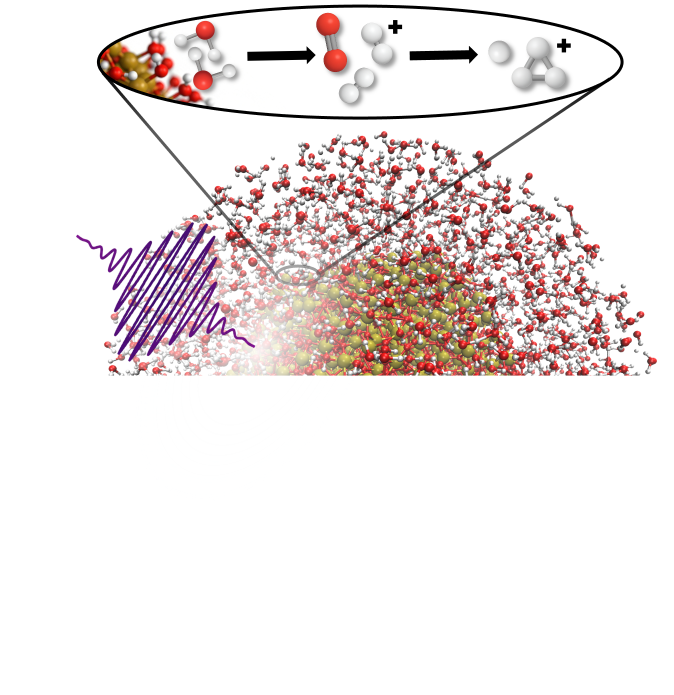
#> input picture figures/assets/scheme_without.png, 2021 x 2085 px (shown at 1/3 size)
$ python build_fig1.py
#> lines starting #> are read from the running program, lines starting #| are printed output that depends on the picture; after the words box and inside, x2 and y2 are one past the last pixel; in counts of white or black regions, pixels touching at a corner belong together
### figures/figstyle.py
"""
Shared print-final style for Figures 1-3.

Every dimension / font size is the literal printed size: the figures go into
LaTeX at width=\\textwidth = 372 TeX pt = 5.147 in with no rescaling.

Import this at the top of each build_figN.py:
    from figstyle import *
    setup_style()
"""
import re
from pathlib import Path

import numpy as np
import matplotlib as mpl
import matplotlib.pyplot as plt

# ---- data -----------------------------------------------------------------
# Figure inputs are the .npy/.npz intermediates written by the analysis
# notebooks, and the schematic images. They sit next to these scripts so
# Figures 1-3 can be rebuilt without the raw data, which is under embargo
# until publication.
HERE = Path(__file__).resolve().parent
DATA = HERE / "data"
ASSETS = HERE / "assets"


def load(name):
    """Load a figure input array from figures/data/."""
    return np.load(DATA / name)


def asset(name):
    """Path to a schematic image in figures/assets/."""
    return str(ASSETS / name)


# ---- canvas ---------------------------------------------------------------
PT_PER_IN = 72.27
FIG_W_IN  = 372.0 / PT_PER_IN          # = 5.1474 in  (column width)

# ---- typography (points) --------------------------------------------------
FS      = 7        # everything: ticks, labels, colorbar, legend, annotations
FS_LET  = 8        # panel letters (bold)
LW_DATA = 0.8      # data curves
LW_AXIS = 0.6      # spines + ticks

# ---- shared text / colors -------------------------------------------------
CBAR_LABEL = "Norm. counts (arb. u.)"          # identical on every figure
MAGMA      = "magma"

# white vertical guide lines over heatmaps
GUIDE_KW = dict(color="white", alpha=0.55, linewidth=0.7,
                linestyle=(0, (3, 3)), zorder=5)

FONT_USED = None


def setup_style():
    """Set global rcParams. Returns the font family actually used."""
    global FONT_USED
    avail = {f.name for f in mpl.font_manager.fontManager.ttflist}
    for f in ("Arial", "Helvetica", "Helvetica Neue", "DejaVu Sans"):
        if f in avail:
            FONT_USED = f
            break
    mpl.rcParams.update({
        "font.family"       : "sans-serif",
        "font.sans-serif"   : [FONT_USED],
        "font.size"         : FS,
        "axes.titlesize"    : FS,
        "axes.labelsize"    : FS,
        "xtick.labelsize"   : FS,
        "ytick.labelsize"   : FS,
        "legend.fontsize"   : FS,
        "axes.linewidth"    : LW_AXIS,
        "lines.linewidth"   : LW_DATA,
        "xtick.direction"   : "in",
        "ytick.direction"   : "in",
        "xtick.major.width" : LW_AXIS,
        "ytick.major.width" : LW_AXIS,
        "xtick.minor.width" : LW_AXIS,
        "ytick.minor.width" : LW_AXIS,
        "xtick.major.size"  : 2.4,
        "ytick.major.size"  : 2.4,
        "xtick.minor.size"  : 1.3,
        "ytick.minor.size"  : 1.3,
        "pdf.fonttype"      : 42,     # embed TrueType, editable
        "ps.fonttype"       : 42,
        "svg.fonttype"      : "none",
    })
    return FONT_USED


# [34 lines left out: functions panel_letter, guide_lines, verify_pdf_width, save_and_report, not called in this run]

### figures/build_fig1.py
#!/usr/bin/env python
"""
Figure 1 : three stacked panels (all the SAME total horizontal extent).
  a  scheme (label-free image + matplotlib 7 pt labels)
  b  setup  (baked labels covered + matplotlib 7 pt labels)
  c  m/q panel: 2D momentum heatmap ON TOP, 1D mass spectrum BELOW (flush),
     colorbar pulled INSIDE the panel width so c is no wider than a/b.
All text is 7 pt (Arial); only the panel letters are 8 pt bold.
"""
import copy
import numpy as np
from PIL import Image
import matplotlib.pyplot as plt
import matplotlib.patheffects as pe
from matplotlib.colors import LogNorm
from matplotlib.patches import Ellipse, Rectangle
from figstyle import *

setup_style()

# ============================ PARAMETERS ===================================
X0 = 0.52                    # common left edge
M_RIGHT = 0.10               # right margin -> panels fill the column width
W  = FIG_W_IN - X0 - M_RIGHT # TOTAL horizontal extent of every panel
CBAR_GAP, CBAR_W, CBAR_LAB = 0.07, 0.10, 0.36   # colorbar lives inside W
HM_W = W - CBAR_GAP - CBAR_W - CBAR_LAB          # heatmap/spectrum width

M_TOP, GAP_AB, GAP_BC, M_BOT = 0.16, 0.16, 0.24, 0.42
HM_H = SP_H = 1.02
GAP_C = 0.06
LETTER_X = 0.06
# panel a's scheme image is nearly square; if stretched to the full column W it
# towers over b/c.  Cap its HEIGHT here and let its width follow the aspect
# ratio (centred in the column) so all three panels are ~equal vertical thirds.
A_H = 2.0

SCHEME_IMG = asset("scheme_without.png")     # label-free
LOG_VMIN, LOG_VMAX = 3e-6, 2e-4
LINESPACING = 1.4                     # gap between the two lines of \n labels

# scheme labels (text, x, y, ha, va, weight) in panel-a axes fraction (y up)
SCHEME_LABELS = [
    (r"$\mathbf{E}$",        0.35, 0.9, "center", "center", "bold"),
    ("Water\nsplitting",     0.35, 0.83,  "center", "top",    "normal"),
    ("H$_3^+$\nformation",   0.63,  0.83,  "center", "top",    "normal"),
    ("1.88 keV",             0.105, 0.415, "center", "center", "normal"),
]
# setup_without.png is label-free -> all panel-b labels drawn here at 7 pt
SETUP_LABELS = [
    ("Nanoparticle\ninjector", 0.12,  0.78, "center", "center"),
    ("Ion detector",      0.43,  0.95, "center", "center"),
    ("X-ray camera",           0.75, 1.03, "center", "center"),
    ("Electron detector",           0.43,  -0.05, "center", "center"),
    ("1.88 keV",               0.13,  0.23, "center", "bottom"),
]
# scale bar (the user's 500 nm bar): length as a fraction of panel width, plus
# its centre (axes frac).  BAR_LEN is FIXED -- it encodes the 500 nm resolution,
# measured directly off setup_microscope_label.png (273 px of 2256 px content
# width = 0.121; use the label-image's own content width 0.118).  Do NOT retune.
# Placed in the clean white space directly UNDER the field-of-view box (which
# spans x0.56-0.88, y0.28-0.46) so it reads as that box's scale.
BAR_LEN = 0.0456
BAR_CX, BAR_CY = 0.944, 0.31
BAR_LABEL = "500 nm"
# scale-bar styling (all freely editable):
BAR_LW       = 0.9     # thickness of the bar + its end ticks (pt)
BAR_TICK_H   = 0.015   # half-height of the end ticks, in axes-frac (the I-beam caps)
BAR_LABEL_GAP = 0.012  # vertical gap between the bar and the "500 nm" label (axes-frac)

# m/q-panel ovals -- FULLY user-controllable:
#   (name, cx, cy, width, height, lx, ly)
#   cx,cy  = ellipse centre in DATA coords (x=m/q ; y=heatmap row 0..NROWS, NROWS=191,
#            so cy=95 is the vertical middle / p_perp = 0)
#   width  = m/q span      height = row span (191 ~= the full vertical of the heatmap)
#   lx,ly  = label anchor (DATA coords), horizontal text, independently movable.
# Defaults: H2O+ directly above its oval; Si+ slightly above + a touch right; the
# silica fragments at the oval top but pushed RIGHT so they clear the plot top.
SPECIES_C = [("H$_2$O$^+$",  18.5, 100,  3.5,  110, 16, 160),
             ("Si$^+$",      29.5, 95,  10.0, 175, 26, 177),
             ("SiO$^+$",     43.5, 95,  13.0, 183, 38, 177),
             ("Si$_2^+$",    57, 95,  14.0, 183, 64, 177),
             ("Si$_2$O$^+$", 72.5, 95,  17.0, 183, 82, 177)]
# Argon labels: (name, m/q peak, text_x, text_y[axes frac]).  Placed in the empty
# upper band, clear of the tall peaks at m/q~0-2 and ~13, and off the left edge.
# Leader lines drop from each label to its peak.
# NB: write the charge as ^{n{+}} -- braces round the + stop mathtext from adding
# binary-operator space after the digit (otherwise it renders as "Ar^{4 +}").
AR_LINES = [("Ar$^{6{+}}$", 40/6,  4.5, 0.3),
            ("Ar$^{5{+}}$", 8.2,  7.2, 0.55),
            ("Ar$^{4{+}}$", 10.3, 10.5, 0.75),
            ("Ar$^{3{+}}$", 14, 18, 0.90),
            ("Ar$^{2{+}}$", 21, 24.5, 0.65)]

STROKE = [pe.withStroke(linewidth=1.4, foreground="black")]
# ===========================================================================


def comp_crop(path, pad=12):
#> called with path = 'figures/assets/scheme_without.png', pad = 12
    im = Image.open(path).convert("RGBA")
#> im is the input picture: PIL image 2021x2085 RGBA; mean R, G, B, A 116.4, 109, 108.5, 124.7
    bg = Image.new("RGBA", im.size, (255, 255, 255, 255))
#> bg: PIL image 2021x2085 RGBA; every value is 255
    c = Image.alpha_composite(bg, im).convert("RGB")
    a = np.asarray(c).astype(int)
    nw = a.sum(2) < 720
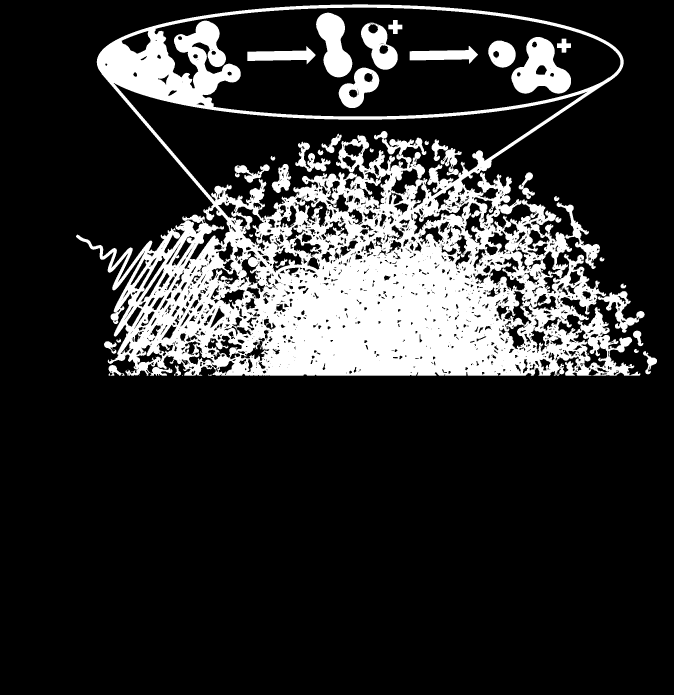
#> nw: shape (2085, 2021) bool (shown at 1/3 size); 18.2% white; 84 white regions (43 under 20 px), largest, box (x1, y1, x2, y2) and area: (228, 13, 1921, 1127) 671630, (1534, 111, 1713, 281) 17399, (948, 38, 1057, 232) 12781
    rs = np.where(nw.any(1))[0]; cs = np.where(nw.any(0))[0]
#> after `rs = np.where(nw.any(1))[0]`: rs = 1114 values from 13 to 1126
#> after `cs = np.where(nw.any(0))[0]`: cs = 1743 values from 228 to 1970
    r0, r1 = max(0, rs.min() - pad), min(a.shape[0], rs.max() + pad)
#> r0 = 1; r1 = 1138
    c0, c1 = max(0, cs.min() - pad), min(a.shape[1], cs.max() + pad)
#> c0 = 216; c1 = 1982
    return np.asarray(c.crop((c0, r0, c1, r1)))
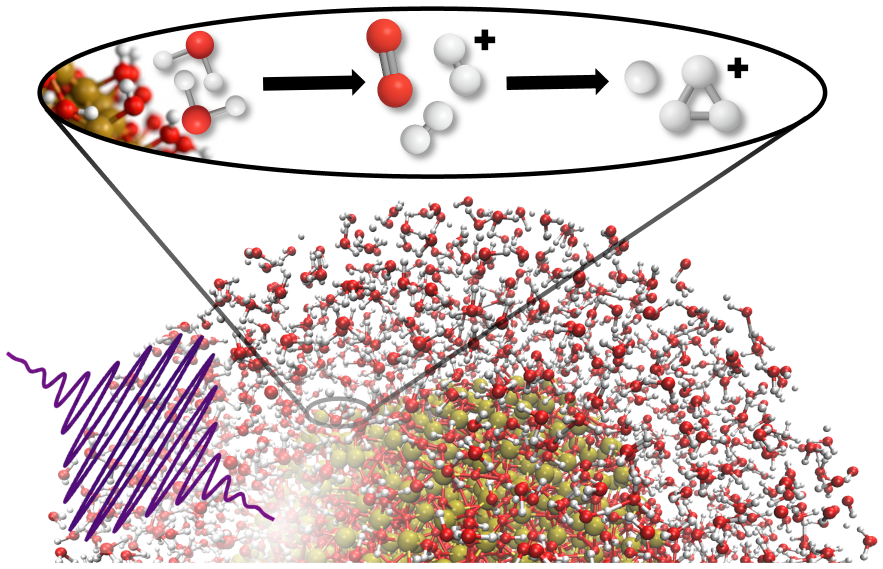
#> returned value: shape (1137, 1766, 3) (shown at 1/2 size); mean of channels 0, 1, 2 220.3, 204.7, 203.6; drawn as R, G, B


scheme = comp_crop(SCHEME_IMG)
setup = comp_crop(asset("setup_without.png"))
#> call 2 of comp_crop, with path = 'figures/assets/setup_without.png', pad = 12
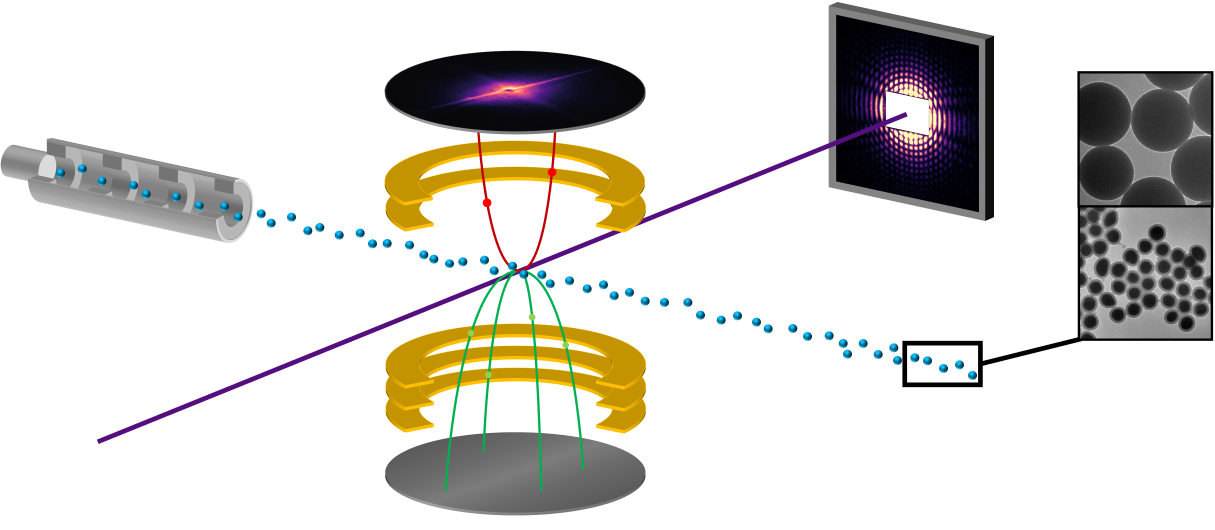
#> input picture figures/assets/setup_without.png, 3643 x 1590 px (shown at 1/3 size)
#> in comp_crop, im is the input picture: PIL image 3643x1590 RGBA; mean R, G, B, A 24.1, 21.9, 17.6, 60.6
#> in comp_crop (call 2), `bg = Image.new("RGBA", im.size, (255, 255, 255, 255))`: bg: PIL image 3643x1590 RGBA; every value is 255
#> in comp_crop (call 2), `nw = a.sum(2) < 720`:
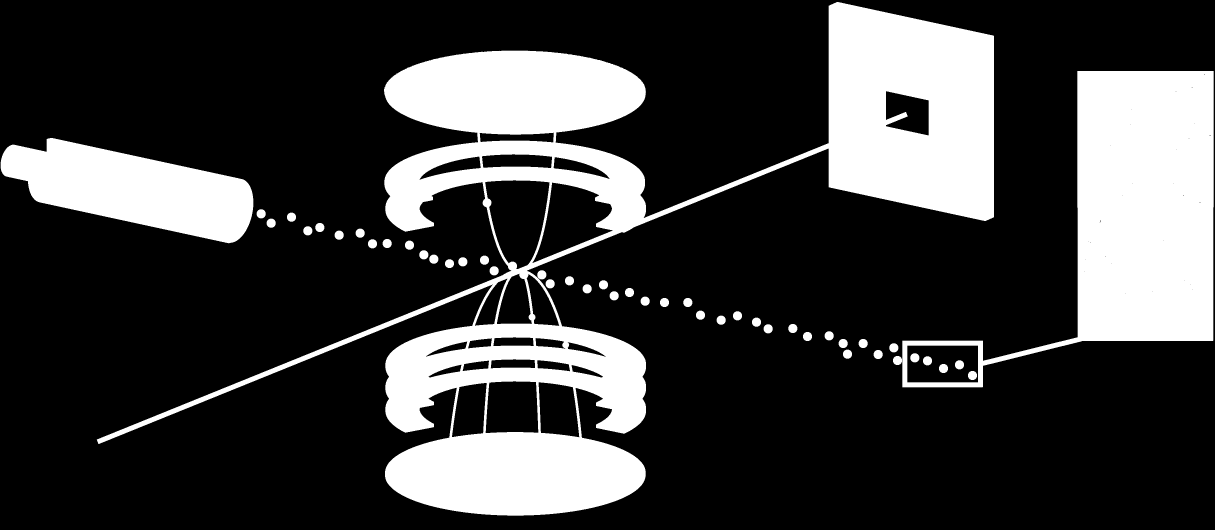
#> nw: shape (1590, 3643) bool (shown at 1/3 size); 23.7% white; 48 white regions, largest, box (x1, y1, x2, y2) and area: (290, 6, 2982, 1547) 866115, (2707, 213, 3641, 1162) 345351, (2, 414, 760, 730) 137449
#> in comp_crop (call 2), `rs = np.where(nw.any(1))[0]`: rs = 1541 values from 6 to 1546
#> in comp_crop (call 2), `cs = np.where(nw.any(0))[0]`: cs = 3639 values from 2 to 3640
#> in comp_crop (call 2), `r0, r1 = max(0, rs.min() - pad), min(a.shape[0], rs.max() + pad)`: r0 = 0; r1 = 1558
#> in comp_crop (call 2), `c0, c1 = max(0, cs.min() - pad), min(a.shape[1], cs.max() + pad)`: c0 = 0; c1 = 3643
#> in comp_crop (call 2), `return np.asarray(c.crop((c0, r0, c1, r1)))`:
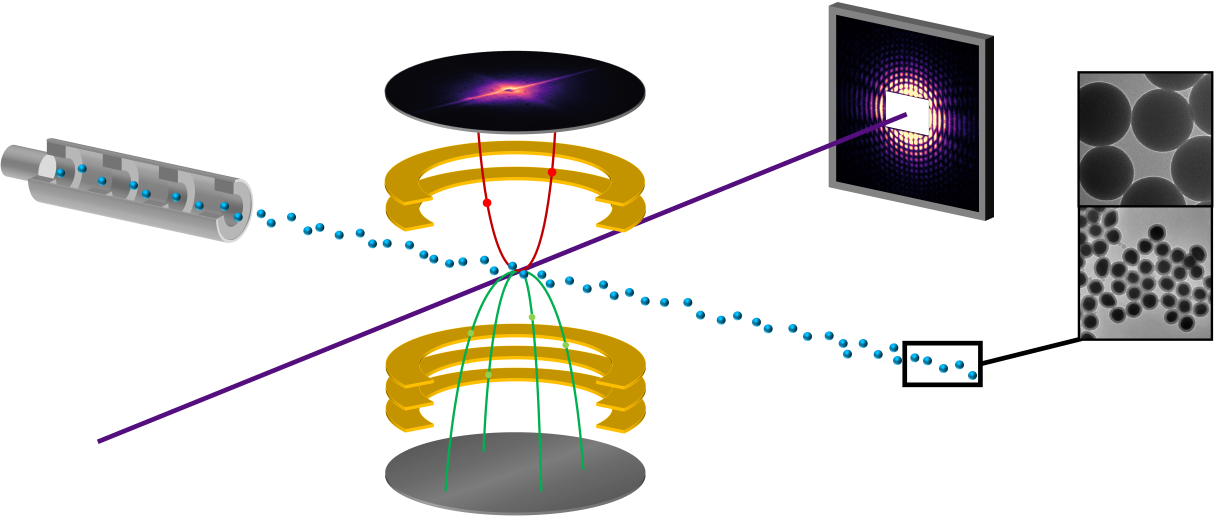
#> returned value: shape (1558, 3643, 3) (shown at 1/3 size); mean of channels 0, 1, 2 217.5, 215.3, 211; drawn as R, G, B
# Panels a and b are label-free images, so centre them in the FULL figure width
# (not in the c-panel band, whose left edge X0 is pushed right to make room for
# c's y-axis labels -- that band offset is what left a/b with more space on the
# left than the right).  Panel a: fixed height A_H, width follows image aspect.
a_h = A_H
a_w = a_h * (scheme.shape[1] / scheme.shape[0])
#> a_w = 3.11
a_x = (FIG_W_IN - a_w) / 2
#> a_x = 1.02
b_h = W / (setup.shape[1] / setup.shape[0])
#> b_h = 1.94
b_x = (FIG_W_IN - W) / 2

y_sp = M_BOT
y_hm = M_BOT + SP_H + GAP_C
c_top = y_hm + HM_H
y_b = c_top + GAP_BC
y_a = y_b + b_h + GAP_AB
#> y_a = 4.86
FIG_H_IN = y_a + a_h + M_TOP
#> FIG_H_IN = 7.02

fig = plt.figure(figsize=(FIG_W_IN, FIG_H_IN))


def frac(x, y, w, h):
    return [x / FIG_W_IN, y / FIG_H_IN, w / FIG_W_IN, h / FIG_H_IN]


# ---- panel a : scheme (label-free image + matplotlib labels) ---------------
ax_a = fig.add_axes(frac(a_x, y_a, a_w, a_h))
ax_a.imshow(scheme, extent=[0, 1, 0, 1], aspect="auto")     # fills 0..1, upright
ax_a.set_xticks([]); ax_a.set_yticks([]); ax_a.set_xlim(0, 1); ax_a.set_ylim(0, 1)
for s in ax_a.spines.values():
    s.set_visible(False)
for txt, x, y, ha, va, wt in SCHEME_LABELS:
    ax_a.text(x, y, txt, transform=ax_a.transAxes, fontsize=FS, color="black",
              ha=ha, va=va, fontweight=wt, linespacing=LINESPACING)

# ---- panel b : setup (cover baked labels, re-add at 7 pt) ------------------
ax_b = fig.add_axes(frac(b_x, y_b, W, b_h))
ax_b.imshow(setup, extent=[0, 1, 0, 1], aspect="auto")
ax_b.set_xticks([]); ax_b.set_yticks([]); ax_b.set_xlim(0, 1); ax_b.set_ylim(0, 1)
for s in ax_b.spines.values():
    s.set_visible(False)
for txt, x, y, ha, va in SETUP_LABELS:
    ax_b.text(x, y, txt, transform=ax_b.transAxes, fontsize=FS, color="black",
              ha=ha, va=va, zorder=4, linespacing=LINESPACING)
# scale bar drawn as a thin I-beam (end ticks on either side) so it reads as a
# resolution bar; label sits just below.  All geometry from the params above.
xl, xr = BAR_CX - BAR_LEN / 2, BAR_CX + BAR_LEN / 2
ax_b.plot([xl, xr], [BAR_CY, BAR_CY], transform=ax_b.transAxes, color="black",
          lw=BAR_LW, solid_capstyle="butt", zorder=4)
for xe in (xl, xr):                                   # end ticks (I-beam caps)
    ax_b.plot([xe, xe], [BAR_CY - BAR_TICK_H, BAR_CY + BAR_TICK_H],
              transform=ax_b.transAxes, color="black", lw=BAR_LW,
              solid_capstyle="butt", zorder=4)
ax_b.text(BAR_CX, BAR_CY - BAR_TICK_H - BAR_LABEL_GAP, BAR_LABEL,
          transform=ax_b.transAxes, fontsize=FS, color="black", ha="center",
          va="top", zorder=4)

# ---- panel c : heatmap (top) + spectrum (bottom) ---------------------------
x = load("fig1c_x.npy")
#> (reads figures/data/fig1c_x.npy from the repository)
hist = load("fig1c_histselected_.npy").astype(float)
#> (the run stopped early here; a loop or call above may not have finished)
